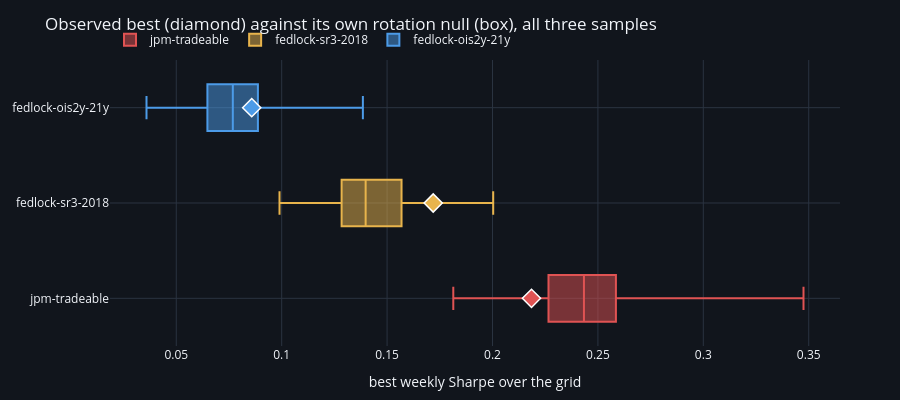

Notebook code cell kept with this figure:
### Code cell
fig = go.Figure()
for res, colour in ((JPM, RED), (FL_SR3, AMBER), (FL_OIS, BLUE)):
    m = res["rotation"]["max_abs_sharpe"]
    fig.add_trace(go.Box(x=m, name=res["label"], marker_color=colour,
                         boxpoints=False, orientation="h"))
    fig.add_trace(go.Scatter(x=[res["observed"]], y=[res["label"]], mode="markers",
                             marker=dict(color=colour, size=14, symbol="diamond",
                                         line=dict(color="white", width=1.5)),
                             name=f"{res['label']} observed", showlegend=False))
style(fig, 400, "Observed best (diamond) against its own rotation null (box), "
                "all three samples")
fig.update_xaxes(title="best weekly Sharpe over the grid")
fig.show()

### Figure 1 — Plotly figure (JSON) as saved in the notebook; plotly's stock layout.template omitted (floating-point values rounded to 4 significant figures; data arrays with more than 128 entries replaced by an {"elided": "..."} marker saying what was removed)
{"data": [{"boxpoints": false, "marker": {"color": "#e05353"}, "name": "jpm-tradeable", "orientation": "h", "type": "box", "x": [0.2347, 0.2678, 0.2705, 0.2841, 0.3135, 0.2445, 0.2465, 0.2432, 0.2393, 0.2445, 0.2231, 0.2445, 0.2328, 0.1814, 0.2199, 0.2155, 0.218, 0.259, 0.2787, 0.2527, 0.2267, 0.2211, 0.2543, 0.2519, 0.2637, 0.2434, 0.2571, 0.2482, 0.2251, 0.2365, 0.2265, 0.2168, 0.2231, 0.2425, 0.2301, 0.208, 0.2337, 0.2394, 0.2505, 0.303, 0.3475, 0.2838, 0.3194]}, {"marker": {"color": "#e05353", "line": {"color": "white", "width": 1.5}, "size": 14, "symbol": "diamond"}, "mode": "markers", "name": "jpm-tradeable observed", "showlegend": false, "type": "scatter", "x": [0.2185], "y": ["jpm-tradeable"]}, {"boxpoints": false, "marker": {"color": "#e8b44c"}, "name": "fedlock-sr3-2018", "orientation": "h", "type": "box", "x": {"elided": "354 float values"}}, {"marker": {"color": "#e8b44c", "line": {"color": "white", "width": 1.5}, "size": 14, "symbol": "diamond"}, "mode": "markers", "name": "fedlock-sr3-2018 observed", "showlegend": false, "type": "scatter", "x": [0.1719], "y": ["fedlock-sr3-2018"]}, {"boxpoints": false, "marker": {"color": "#4c9be8"}, "name": "fedlock-ois2y-21y", "orientation": "h", "type": "box", "x": {"elided": "800 float values"}}, {"marker": {"color": "#4c9be8", "line": {"color": "white", "width": 1.5}, "size": 14, "symbol": "diamond"}, "mode": "markers", "name": "fedlock-ois2y-21y observed", "showlegend": false, "type": "scatter", "x": [0.08579], "y": ["fedlock-ois2y-21y"]}], "layout": {"font": {"size": 12}, "height": 400, "legend": {"orientation": "h", "x": 0, "y": 1.02, "yanchor": "bottom"}, "margin": {"b": 50, "l": 60, "r": 60, "t": 60}, "paper_bgcolor": "#11151c", "plot_bgcolor": "#11151c", "title": {"text": "Observed best (diamond) against its own rotation null (box), all three samples"}, "xaxis": {"gridcolor": "#2a3340", "title": {"text": "best weekly Sharpe over the grid"}, "zerolinecolor": "#2a3340"}, "yaxis": {"gridcolor": "#2a3340", "zerolinecolor": "#2a3340"}}}
